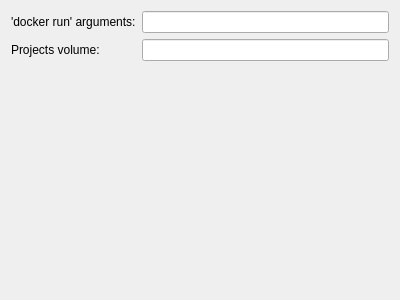
<?xml version="1.0" encoding="UTF-8"?>
<ui version="4.0">
 <class>DockerPreferences</class>
 <widget class="QWidget" name="DockerPreferences">
  <property name="geometry">
   <rect>
    <x>0</x>
    <y>0</y>
    <width>400</width>
    <height>300</height>
   </rect>
  </property>
  <layout class="QFormLayout" name="formLayout">
   <item row="0" column="0">
    <widget class="QLabel" name="label">
     <property name="text">
      <string>'docker run' arguments:</string>
     </property>
    </widget>
   </item>
   <item row="0" column="1">
    <widget class="QLineEdit" name="kcfg_extraArguments"/>
   </item>
   <item row="1" column="0">
    <widget class="QLabel" name="label_2">
     <property name="text">
      <string>Projects volume:</string>
     </property>
    </widget>
   </item>
   <item row="1" column="1">
    <widget class="QLineEdit" name="kcfg_projectsVolume"/>
   </item>
  </layout>
 </widget>
 <resources/>
 <connections/>
</ui>
